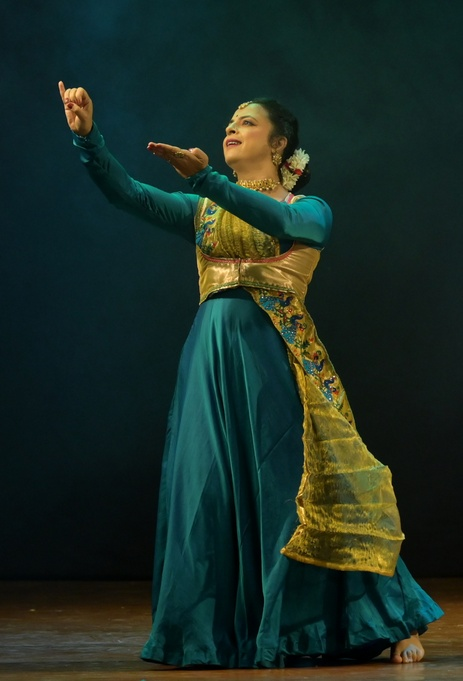
#> input picture images/gallery/KAU_0072.jpg, 463 x 681 px, shrunk from 1900 x 2798 before the run, found by its file name
$ python generate_curated_crops.py
#> lines starting #> are read from the running program, lines starting #| are printed output that depends on the picture
import os
from PIL import Image

os.makedirs('public/images/curated', exist_ok=True)

# 1. Hero Spotlight Photo: KAU_0072.jpg (1900x2798) - Full dancer in teal and gold
# Let's inspect KAU_0072.jpg: the dancer's head is around y=300 to y=800, hands are extended at sides
# Let's create a perfect theatrical hero portrait preserving head, mudra hands, and waist-down ghera
im72 = Image.open('public/images/gallery/KAU_0072.jpg')
#> im72 is the input picture: PIL image 463x681 RGB; mean R, G, B 27.4, 44.4, 36.5
w72, h72 = im72.size
#> w72 = 463; h72 = 681
# Full upper body & mudras with stage breathing room
hero_crop = im72.crop((int(w72 * 0.05), int(h72 * 0.02), int(w72 * 0.95), int(h72 * 0.92)))
hero_crop.save('public/images/curated/hero_stage_dancer.jpg', quality=95)
print("Saved hero_stage_dancer.jpg")

# 2. Sonal Pendse Abhinaya Expression: KAU_0235.jpg (1944x3108)
im235 = Image.open('public/images/gallery/KAU_0235.jpg')
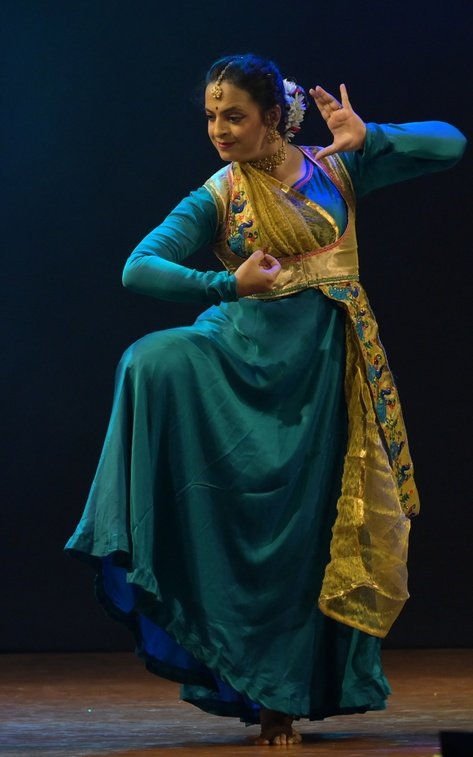
#> input picture images/gallery/KAU_0235.jpg, 473 x 757 px, shrunk from 1944 x 3108 before the run, found by its file name
#> im235 is the input picture: PIL image 473x757 RGB; mean R, G, B 29.6, 41.7, 43.5
w235, h235 = im235.size
#> w235 = 473; h235 = 757
# Center on face expression and upper chest/mudra
abhinaya_crop = im235.crop((int(w235 * 0.05), int(h235 * 0.02), int(w235 * 0.95), int(h235 * 0.75)))
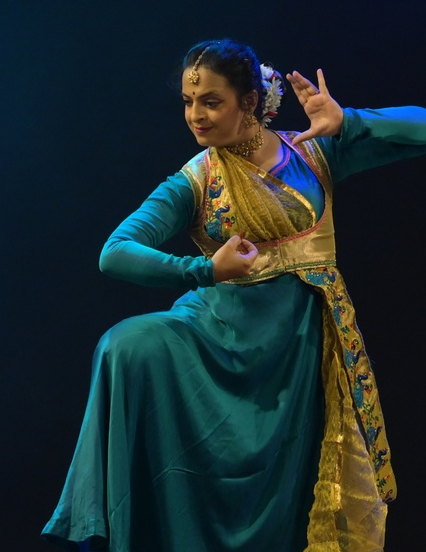
#> abhinaya_crop: PIL image 426x552 RGB; mean R, G, B 29, 44.7, 46.1
abhinaya_crop.save('public/images/curated/sonal_abhinaya.jpg', quality=95)
print("Saved sonal_abhinaya.jpg")

# 3. Pirouette & Posture: KAU_6108.jpg (2207x3510)
im6108 = Image.open('public/images/gallery/KAU_6108.jpg')
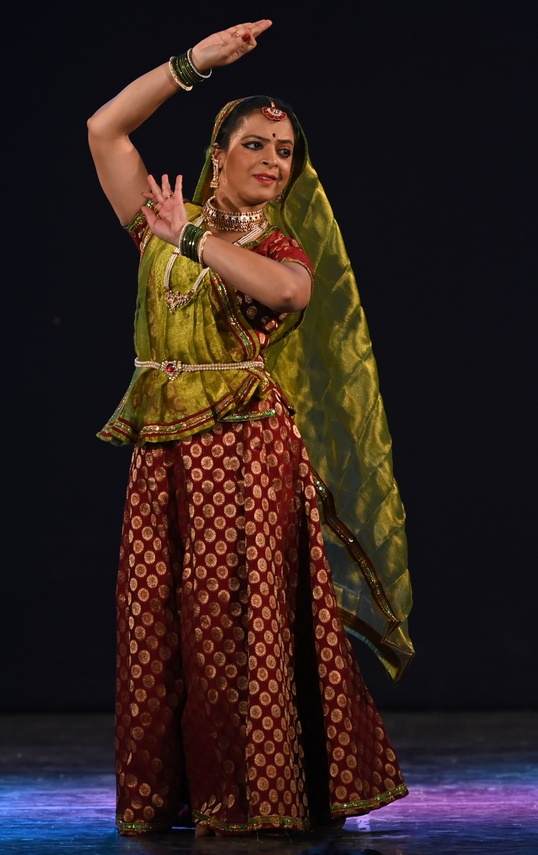
#> input picture images/gallery/KAU_6108.jpg, 538 x 855 px, shrunk from 2207 x 3510 before the run, found by its file name
#> im6108 is the input picture: PIL image 538x855 RGB; mean R, G, B 47.9, 32.8, 30
w6108, h6108 = im6108.size
#> w6108 = 538; h6108 = 855
pirouette_crop = im6108.crop((int(w6108 * 0.05), int(h6108 * 0.02), int(w6108 * 0.95), int(h6108 * 0.85)))
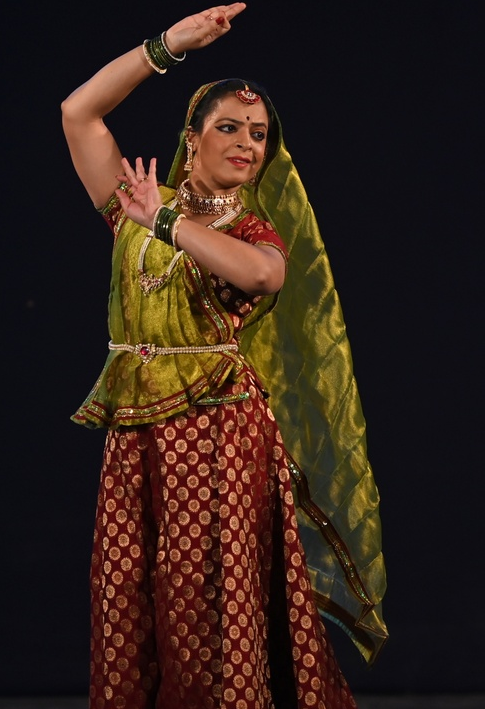
#> pirouette_crop: PIL image 485x709 RGB; mean R, G, B 52.1, 34.2, 25.4
pirouette_crop.save('public/images/curated/sonal_pirouette.jpg', quality=95)
print("Saved sonal_pirouette.jpg")

# 4. Wide Stage Rehearsal for Studio: Let's use KAU_6211.jpg (4106x2593) and KAU_6129.jpg (3185x1806) which are genuine LANDSCAPE photos!
im6211 = Image.open('public/images/gallery/KAU_6211.jpg')
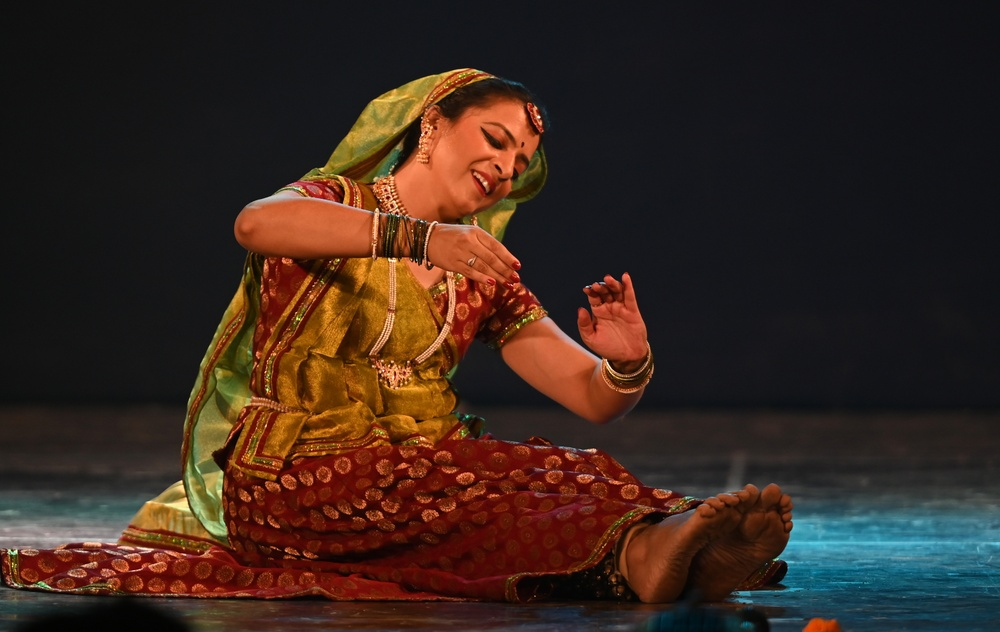
#> input picture images/gallery/KAU_6211.jpg, 1000 x 632 px, shrunk from 4106 x 2593 before the run, found by its file name
#> im6211 is the input picture: PIL image 1000x632 RGB; mean R, G, B 57.2, 38.7, 30.3
im6211.save('public/images/curated/studio_rehearsal_1.jpg', quality=95)

im6129 = Image.open('public/images/gallery/KAU_6129.jpg')
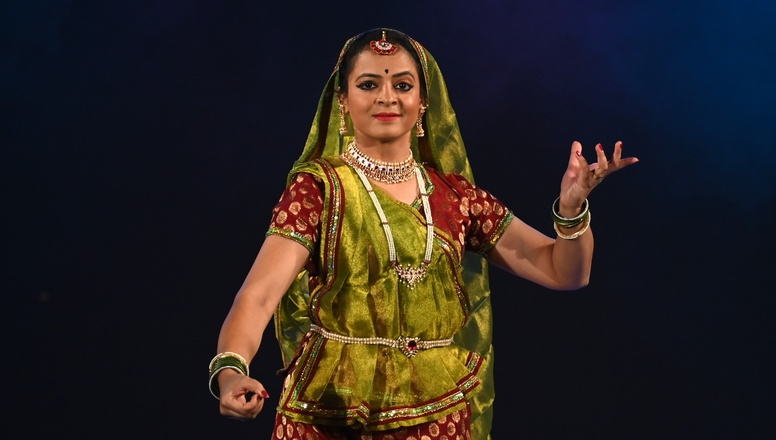
#> input picture images/gallery/KAU_6129.jpg, 776 x 440 px, shrunk from 3185 x 1806 before the run, found by its file name
#> im6129 is the input picture: PIL image 776x440 RGB; mean R, G, B 42.9, 36, 33.8
im6129.save('public/images/curated/studio_rehearsal_2.jpg', quality=95)
print("Saved studio rehearsals 1 & 2")

# 5. Program stages
im258 = Image.open('public/images/gallery/KAU_0258.jpg') # 2454x1500 landscape
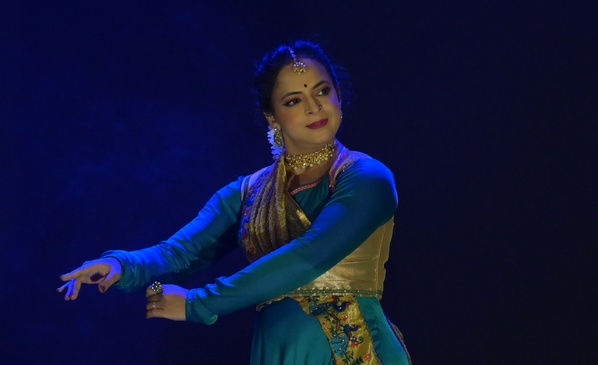
#> input picture images/gallery/KAU_0258.jpg, 598 x 365 px, shrunk from 2454 x 1500 before the run, found by its file name
#> im258 is the input picture: PIL image 598x365 RGB; mean R, G, B 15.7, 20.2, 56.3
im258.save('public/images/curated/program_stage1.jpg', quality=95)

#> (the run stopped early here; a loop or call above may not have finished)
